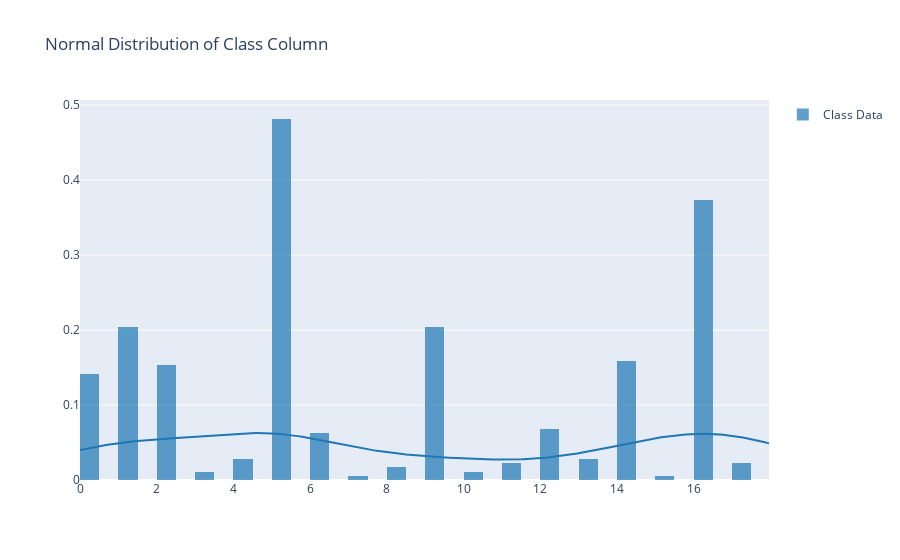

Notebook cell for this chart:
### Code cell
import plotly.figure_factory as ff
# Extract the 'class' column
class_data = dataset['class']

# Create a distribution plot (histogram + normal distribution curve)
fig = ff.create_distplot([class_data], ['Class Data'], bin_size=0.5, show_rug=False)

# Add a title
fig.update_layout(title='Normal Distribution of Class Column')

# Show the plot
fig.show()

### Figure 1 — Plotly figure (JSON) as saved in the notebook; plotly's stock layout.template omitted (floating-point values rounded to 4 significant figures; data arrays with more than 128 entries replaced by an {"elided": "..."} marker saying what was removed)
{"data": [{"autobinx": false, "histnorm": "probability density", "legendgroup": "Class Data", "marker": {"color": "rgb(31, 119, 180)"}, "name": "Class Data", "opacity": 0.7, "type": "histogram", "x": {"elided": "400 int values"}, "xaxis": "x", "xbins": {"end": 18, "size": 0.5, "start": 0}, "yaxis": "y"}, {"legendgroup": "Class Data", "marker": {"color": "rgb(31, 119, 180)"}, "mode": "lines", "name": "Class Data", "showlegend": false, "type": "scatter", "x": {"elided": "500 float values"}, "xaxis": "x", "y": {"elided": "500 float values"}, "yaxis": "y"}], "layout": {"barmode": "overlay", "hovermode": "closest", "legend": {"traceorder": "reversed"}, "title": {"text": "Normal Distribution of Class Column"}, "xaxis": {"anchor": "y2", "domain": [0, 1], "zeroline": false}, "yaxis": {"anchor": "free", "domain": [0, 1], "position": 0}}}
